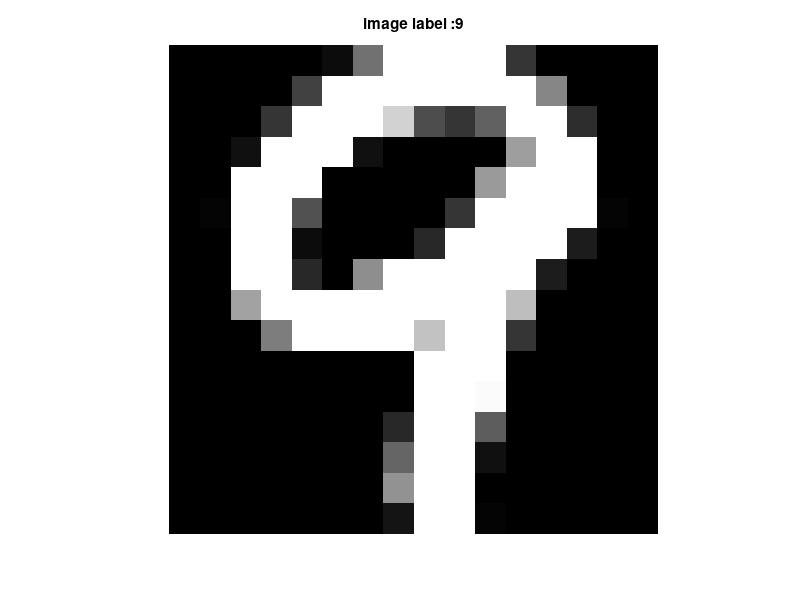
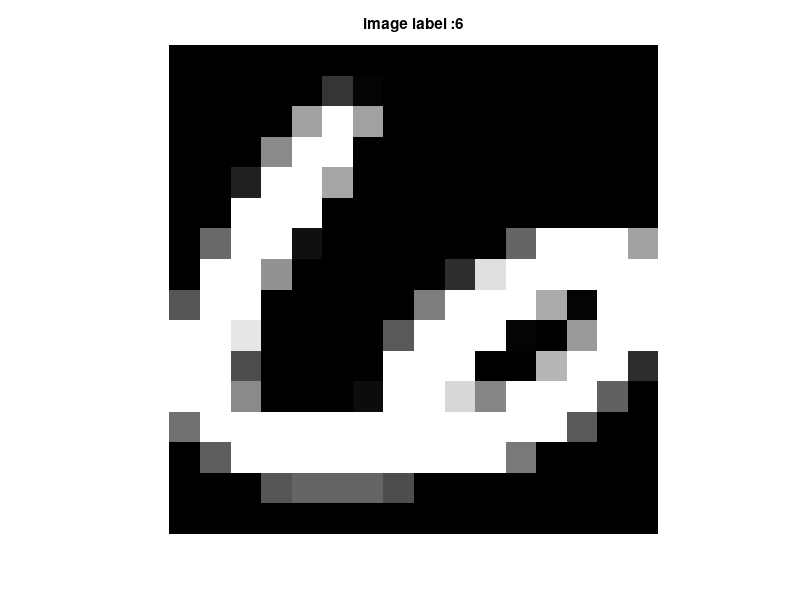
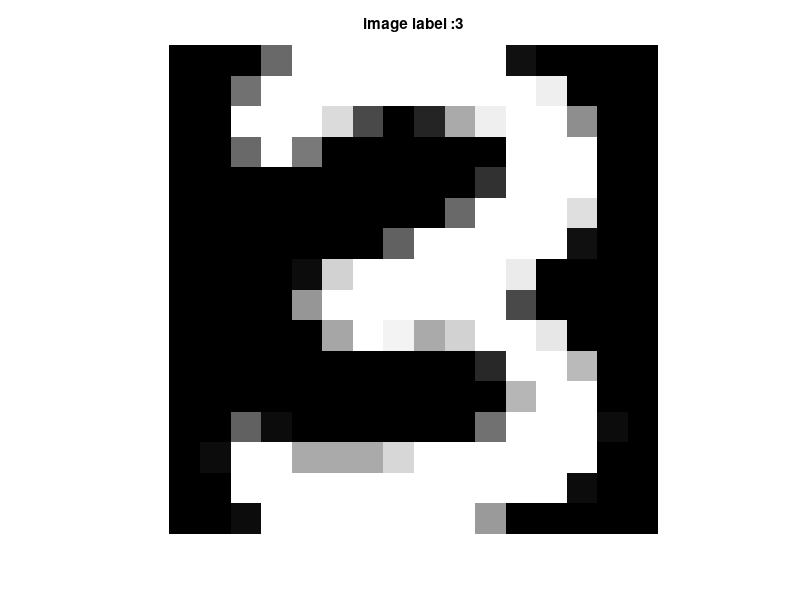
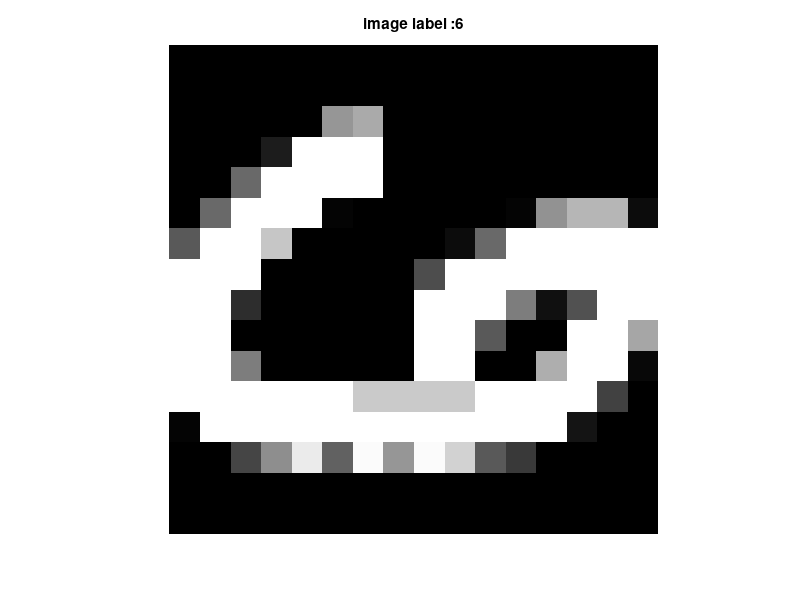

These figures' MATLAB source, in order: (Note: this script raises an error after producing the figures.)
clear all;
close all;


DataOption=1;

if DataOption==1
  usps=load('usps.mat'); 
  % Reorganize to be consistent with the face database.
  images=usps.x; % each row is an 16 by 16 image
  for i=1:size(images,1)
    ima=reshape(images(i,:),16,16)';
    images(i,:)=ima(:);
  end

  %
  
  AllImages=images; % each row is an 16 by 16 image stacked in a 1x256 line vector
  labels=usps.y;
  DimD=16;
  SelectedDigit=3;

  %% Selecting only a subset of the images
  imagesIndex=find(labels==SelectedDigit); 
  imagesOneDigit=AllImages(imagesIndex,:);  

  % displaying some images 
  for i=1:5
    image=reshape(AllImages(i,:),DimD,DimD); %reshape the image to display it
    figure;
    imshow(image)
    title(strcat('image label :',num2str(labels(i))));
  end

  % Alternatively display a list of images as a single image
  DisplayListImage(AllImages(1:5,:),DimD,DimD,1,5);

end

if DataOption==2

  %% Loading and displaying a face
   yalefaces=load('Subset1YaleFaces.mat');
   images=yalefaces.X; %each row is a 50x50 image
   labels=yalefaces.Y;
   DimD=50;
   image=reshape(images(1,:),DimD,DimD);
   figure;
   imshow(image/255) % displaying and normalizing because imshow assumes values are between 0 and 1
   title('example of a face');

  %% Load the same faces
  data= load('SameFace.mat');
  SameFaceImages=data.images;

end

%Notice : the images are stacked in row in the above datasets

%%%%% Process Digit once the functions have been defined
Process=1;

if Process==1 
  Mdim=10;
  %% PCA decomposition
  [Lambda,U,meanX]=MyPCA(imagesOneDigit);[Lambda,U,meanX]=MyPCA(imagesOneDigit);

  %% Plot eigenvalues, including normalized cumulative
  plot_eigenvalues(Lambda);

  %% Projection matrix comprising only the Mdim first eigenvectors
  P=U(:,1:Mdim);

  % Recover the coordinates of each vector in the lower manifold of dimension Mdim.
  Y=PCAProjection(imagesOneDigit,meanX,P);

  % Reconstruct input images 
  ReconstructedImages=PCAReconstruction(Y,meanX,P);

  % Display 10 first images and their reconstruction below it
  Ntodisplay=10;
  todisplay=imagesOneDigit(1:Ntodisplay,:)
  todisplay=[todisplay;ReconstructedImages(1:Ntodisplay,:)]
  DisplayListImage(todisplay,DimD,DimD,2,Ntodisplay);
  

end

%% Probabilistic PCA code

showPPCA = 1;

if showPPCA == 1
  Mdim=10;
  % Extract Projection vectors + eigenvalues
  [Muppca,Wppca,Sigma2ppca]=MyPPCA(imagesOneDigit,Mdim);

  % Generative process - synthesize Nsynt images
  Nsynt=12;
  DigitSamples=PpcaGenerateSample(Muppca,Wppca,Sigma2ppca,Nsynt);
  
  % Visualize them as a row of images
  DisplayListImage(DigitSamples,DimD,DimD,1,Nsynt);

  % Apply Ppca even under missing values
  % size of square used for corruption
  NbData=min(800,size(imagesOneDigit,1));
  sizeSquareCor=6;


  PPCAWithMissingValues=0;

  if PPCAWithMissingValues==1

    % Corrupt input images
    corrupteddigits=CorruptImages(imagesOneDigit(1:NbData,:),DimD,DimD,sizeSquareCor);
 
    % solve for PPCA, including reconstructed values
    [imagerecons,ProjectionVect,ProjectedCoord,MeanX]=PpcaMissingValues(corrupteddigits,Mdim);

    % visualize on top of each other original data, corrupted data, reconstructed data
    Nsynt=12;
    IndexVisualize=1:12;
    % first original data
    DataToVisualize=imagesOneDigit(IndexVisualize,:);
    DataToVisualize=[DataToVisualize;corrupteddigits(IndexVisualize,:)];
    DataToVisualize=[DataToVisualize;imagerecons(IndexVisualize,:)];

    DisplayListImage(DataToVisualize,DimD,DimD,3,Nsynt);

  end

end


